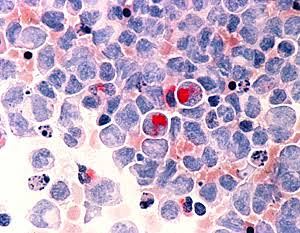
#> input picture img/cancer.jpg, 300 x 233 px
$ jupyter execute '15_practica _tranformadas.ipynb'
#> lines starting #> are read from the running program, lines starting #| are printed output that depends on the picture; after the words box and inside, x2 and y2 are one past the last pixel; in counts of white or black regions, pixels touching at a corner belong together
[cell 1]
import cv2
from skimage import morphology
import matplotlib.pyplot as plt
import numpy as np

# Hit or miss Opencv

img = cv2.imread('..//img/cancer.jpg', 1)
#> img is the input picture: shape (233, 300, 3); mean B, G, R 200.6, 172.1, 193
kernel1 = np.array((
        [1, 1, 1],
        [0, 1, -1],
        [0, 1, -1]), dtype="int")

kernel = cv2.getStructuringElement(cv2.MORPH_ELLIPSE, (6, 6))

channels = cv2.split(img)

cerradura_channels = [cv2.morphologyEx(channel, cv2.MORPH_CLOSE, kernel) for channel in channels]
#> cerradura_channels = 3 items

cerradura_color = cv2.merge(cerradura_channels)
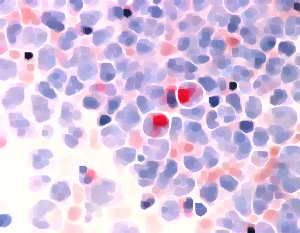
#> cerradura_color: shape (233, 300, 3); mean of channels 0, 1, 2 224.9, 194.7, 214.7; drawn as B, G, R


plt.figure(figsize=(12, 9))

plt.subplot(1, 2, 1)
plt.title('Original')
plt.imshow(cv2.cvtColor(img, cv2.COLOR_BGR2RGB))
plt.axis('off')

plt.subplot(1, 2, 2)
plt.title('Cerradura en Color')
plt.imshow(cv2.cvtColor(cerradura_color, cv2.COLOR_BGR2RGB))
plt.axis('off')

plt.tight_layout()
plt.show()
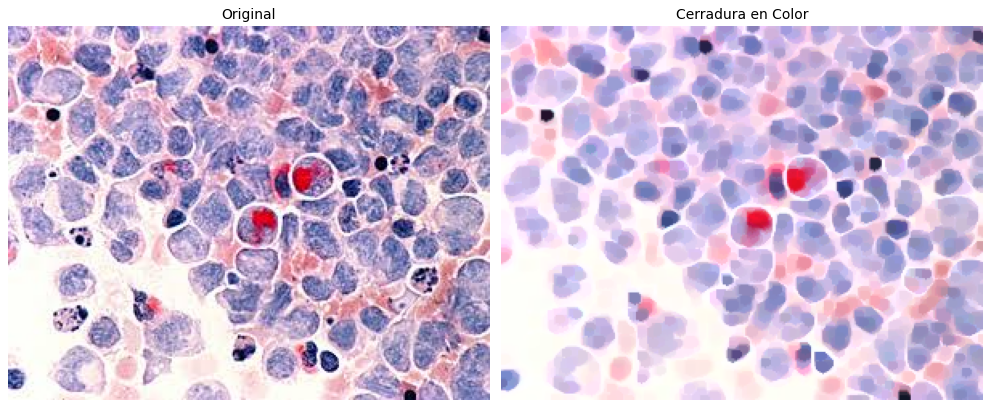
#> figure drawn by matplotlib, 2 panels

[cell 2]
import cv2
import numpy as np
import matplotlib.pyplot as plt

def hit_or_miss(image, k1, k2):
    hit = cv2.erode(image, k1)
    miss = cv2.erode(1 - image, k2)
    return cv2.bitwise_and(hit, miss)

def geodesic_dilation(marker, mask, kernel):
    prev_marker = None
    while not np.array_equal(marker, prev_marker):
        prev_marker = marker.copy()
        marker = cv2.dilate(marker, kernel)
        marker = cv2.bitwise_and(marker, mask)
    return marker

def geodesic_erosion(marker, mask, kernel, iterations=1):
    for _ in range(iterations):
        marker = cv2.erode(marker, kernel)
        marker = cv2.bitwise_or(marker, mask)
    return marker

image = cv2.imread('..//img/cancer.jpg', cv2.IMREAD_GRAYSCALE)
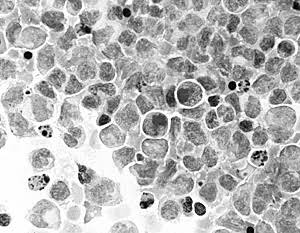
#> image: shape (233, 300); min 0, max 255, mean 181.9
_, binary_image = cv2.threshold(image, 127, 255, cv2.THRESH_BINARY)
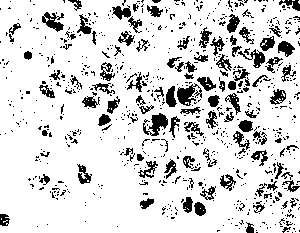
#> binary_image: shape (233, 300); 84.5% white; 786 black regions (679 under 20 px), largest, box (x1, y1, x2, y2) and area: (143, 113, 168, 136) 297, (177, 83, 202, 106) 291, (42, 12, 64, 32) 226

binary_image = image

kernel = cv2.getStructuringElement(cv2.MORPH_CROSS, (3, 3))
k1 = np.array([[0, 1, 0], [1, 1, 1], [0, 1, 0]], dtype=np.uint8)
k2 = np.array([[1, 0, 1], [0, 0, 0], [1, 0, 1]], dtype=np.uint8)

hit_miss_result = hit_or_miss(binary_image, k1, k2)
#> in hit_or_miss, `hit = cv2.erode(image, k1)`:
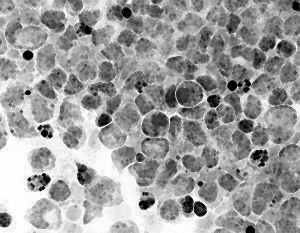
#> hit: shape (233, 300); min 0, max 255, mean 157
#> in hit_or_miss, `miss = cv2.erode(1 - image, k2)`:
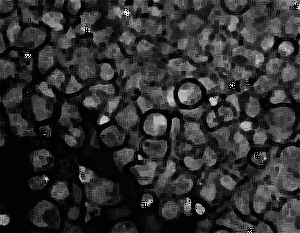
#> miss: shape (233, 300); min 0, max 246, mean 47.9

marker = np.zeros_like(binary_image)
marker[100, 100] = 255
mask = binary_image

geo_dilation_result = geodesic_dilation(marker, mask, kernel)
#> the loop in geodesic_dilation, `while not np.array_equal(marker, prev_marker):` made 332 passes
#> pass 1, in geodesic_dilation, `prev_marker = marker.copy()`:
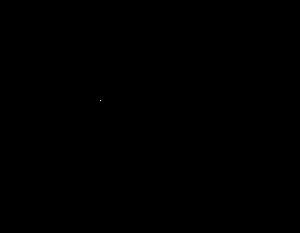
#> prev_marker: shape (233, 300); 0% white in thin lines or dots, all inside (x1, y1, x2, y2) = (100, 100, 101, 101)
#> after the loop in geodesic_dilation, `while not np.array_equal(marker, prev_marker):`:
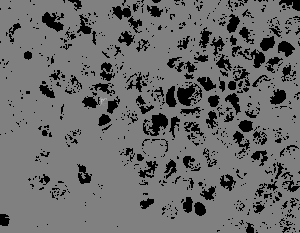
#> marker: shape (233, 300); min 0, max 184, mean 107.3

geo_erosion_result = geodesic_erosion(marker, mask, kernel)

plt.figure(figsize=(10, 10))
plt.subplot(2, 2, 1)
plt.title('Imagen Binaria')
plt.imshow(binary_image, cmap='gray')

plt.subplot(2, 2, 2)
plt.title('Hit-or-Miss')
plt.imshow(hit_miss_result, cmap='gray')

plt.subplot(2, 2, 3)
plt.title('Dilatación Geodésica')
plt.imshow(geo_dilation_result, cmap='gray')

plt.subplot(2, 2, 4)
plt.title('Erosión Geodésica')
plt.imshow(geo_erosion_result, cmap='gray')

plt.show()

[cell 3]
import numpy as np
import matplotlib.pyplot as plt
from skimage import io, morphology, img_as_ubyte
import cv2


def hit_or_miss(image, selem_hit, selem_miss):
    hit = morphology.erosion(image, selem_hit)
    miss = morphology.erosion(image, selem_miss)
    return hit & miss

def geodesic_dilation(marker, mask, selem):
    prev_marker = np.zeros_like(marker)
    while not np.array_equal(marker, prev_marker):
        prev_marker = marker.copy()
        marker = morphology.dilation(marker, selem)
        marker = np.minimum(marker, mask)
    return marker

def geodesic_erosion(marker, mask, selem):
    prev_marker = np.zeros_like(marker)
    while not np.array_equal(marker, prev_marker):
        prev_marker = marker.copy()
        marker = morphology.erosion(marker, selem)
        marker = np.maximum(marker, mask)
    return marker

image = io.imread('..//img/cancer.jpg', as_gray=True)
#> image: shape (233, 300) float64; min 0.00479, max 1, mean 0.7
binary_image = img_as_ubyte(image > 0.5)
#> binary_image: shape (233, 300); 83.1% white; 805 black regions (693 under 20 px), largest, box (x1, y1, x2, y2) and area: (177, 82, 202, 106) 325, (143, 113, 168, 136) 316, (210, 35, 232, 71) 250

selem = morphology.diamond(1)
selem_hit = np.array([[0, 1, 0], [1, 1, 1], [0, 1, 0]], dtype=bool)
selem_miss = np.array([[1, 0, 1], [0, 0, 0], [1, 0, 1]], dtype=bool)

hit_miss_result = hit_or_miss(binary_image, selem_hit, selem_miss)
#> in hit_or_miss, `hit = morphology.erosion(image, selem_hit)`: hit: shape (233, 300); 67.3% white; 234 black regions (123 under 20 px), largest, box (x1, y1, x2, y2) and area: (197, 16, 284, 138) 3331, (146, 76, 217, 119) 1341, (252, 158, 300, 215) 1066
#> in hit_or_miss, `miss = morphology.erosion(image, selem_miss)`: miss: shape (233, 300); 65.2% white; 669 black regions (574 under 20 px), largest, box (x1, y1, x2, y2) and area: (197, 0, 296, 138) 4430, (146, 76, 217, 119) 1418, (81, 61, 125, 132) 1210
#> in hit_or_miss, `return hit & miss`:
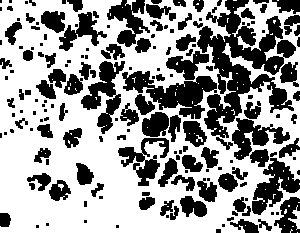
#> returned value: shape (233, 300); 60.8% white; 174 black regions (75 under 20 px), largest, box (x1, y1, x2, y2) and area: (197, 0, 296, 138) 5484, (122, 71, 217, 119) 1983, (81, 61, 125, 134) 1303

marker = np.zeros_like(binary_image)
marker[100, 100] = 1
mask = binary_image

geo_dilation_result = geodesic_dilation(marker, mask, selem)
#> after the loop in geodesic_dilation, `while not np.array_equal(marker, prev_marker):`:
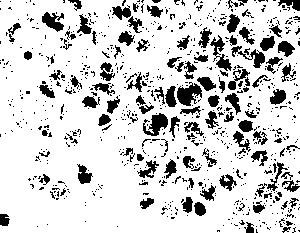
#> marker: shape (233, 300); values 0 (black) and 1 (white), 82.2% white; 805 black regions (691 under 20 px), largest, box (x1, y1, x2, y2) and area: (177, 82, 202, 106) 358, (143, 113, 168, 136) 322, (210, 35, 232, 71) 282

geo_erosion_result = geodesic_erosion(marker, mask, selem)
#> the loop in geodesic_erosion, `while not np.array_equal(marker, prev_marker):` made 2 passes

fig, axes = plt.subplots(2, 2, figsize=(10, 10))
ax = axes.ravel()

ax[0].imshow(binary_image, cmap=plt.cm.gray)
ax[0].set_title('Imagen Binaria')

ax[1].imshow(hit_miss_result, cmap=plt.cm.gray)
ax[1].set_title('Hit-or-Miss')

ax[2].imshow(geo_dilation_result, cmap=plt.cm.gray)
ax[2].set_title('Dilatación Geodésica')

ax[3].imshow(geo_erosion_result, cmap=plt.cm.gray)
ax[3].set_title('Erosión Geodésica')

for a in ax:
    a.axis('off')

plt.tight_layout()
plt.show()
